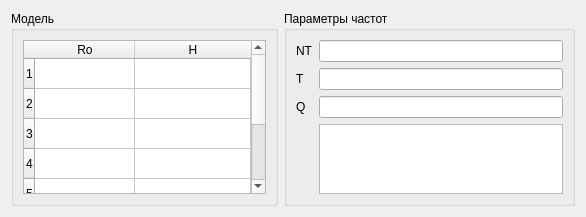
<?xml version="1.0" encoding="UTF-8"?>
<ui version="4.0">
 <class>Form</class>
 <widget class="QWidget" name="Form">
  <property name="geometry">
   <rect>
    <x>0</x>
    <y>0</y>
    <width>586</width>
    <height>202</height>
   </rect>
  </property>
  <property name="windowTitle">
   <string>Form</string>
  </property>
  <layout class="QGridLayout" name="gridLayout_3">
   <item row="0" column="0">
    <widget class="QGroupBox" name="groupBox">
     <property name="title">
      <string>Модель</string>
     </property>
     <layout class="QGridLayout" name="gridLayout">
      <item row="0" column="1">
       <widget class="QTableWidget" name="modelTableWidget">
        <property name="alternatingRowColors">
         <bool>false</bool>
        </property>
        <property name="verticalScrollMode">
         <enum>QAbstractItemView::ScrollPerPixel</enum>
        </property>
        <property name="horizontalScrollMode">
         <enum>QAbstractItemView::ScrollPerPixel</enum>
        </property>
        <property name="rowCount">
         <number>8</number>
        </property>
        <attribute name="horizontalHeaderCascadingSectionResizes">
         <bool>false</bool>
        </attribute>
        <attribute name="horizontalHeaderHighlightSections">
         <bool>true</bool>
        </attribute>
        <attribute name="horizontalHeaderStretchLastSection">
         <bool>true</bool>
        </attribute>
        <row/>
        <row/>
        <row/>
        <row/>
        <row/>
        <row/>
        <row/>
        <row/>
        <column>
         <property name="text">
          <string>Ro</string>
         </property>
        </column>
        <column>
         <property name="text">
          <string>H</string>
         </property>
        </column>
       </widget>
      </item>
     </layout>
    </widget>
   </item>
   <item row="0" column="1">
    <widget class="QGroupBox" name="groupBox_2">
     <property name="title">
      <string>Параметры частот</string>
     </property>
     <layout class="QGridLayout" name="gridLayout_2">
      <item row="0" column="0">
       <widget class="QLabel" name="NT_label">
        <property name="text">
         <string>NT</string>
        </property>
       </widget>
      </item>
      <item row="1" column="0">
       <widget class="QLabel" name="T_label">
        <property name="text">
         <string>T</string>
        </property>
       </widget>
      </item>
      <item row="1" column="1">
       <widget class="QLineEdit" name="T_lineEdit"/>
      </item>
      <item row="0" column="1">
       <widget class="QLineEdit" name="NT_lineEdit"/>
      </item>
      <item row="2" column="0">
       <widget class="QLabel" name="Q_label">
        <property name="text">
         <string>Q</string>
        </property>
       </widget>
      </item>
      <item row="2" column="1">
       <widget class="QLineEdit" name="Q_lineEdit"/>
      </item>
      <item row="3" column="1">
       <widget class="QPlainTextEdit" name="freq_edit"/>
      </item>
     </layout>
    </widget>
   </item>
  </layout>
 </widget>
 <resources/>
 <connections/>
</ui>
